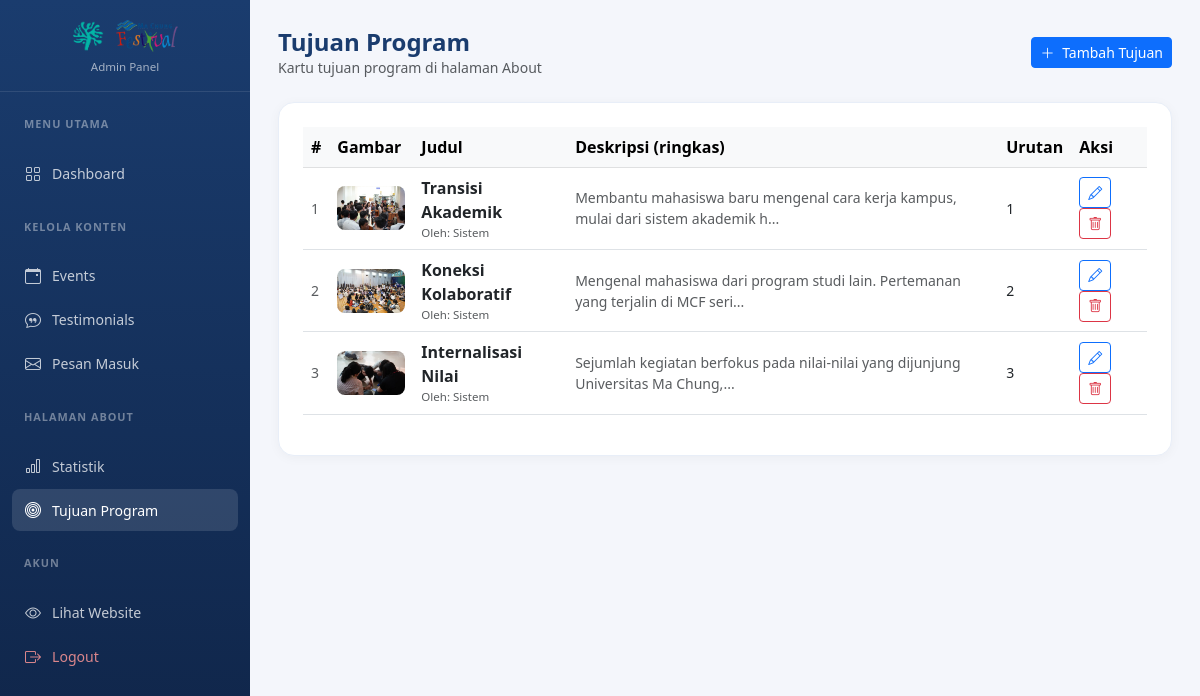
The page /admin/about_tujuan_list.php (signed in) on the database its author committed.
### tables this page shows
CREATE TABLE IF NOT EXISTS `about_tujuan` (
  `id` INT AUTO_INCREMENT PRIMARY KEY,
  `judul` VARCHAR(150) NOT NULL,
  `deskripsi` TEXT,
  `gambar` VARCHAR(255) COMMENT 'Path relatif ke file gambar, contoh: assets/images/gallery/tujuan_transisi.webp',
  `urutan` INT DEFAULT 0,
  `admin_id` INT NULL,
  `dibuat_pada` TIMESTAMP DEFAULT CURRENT_TIMESTAMP,
  CONSTRAINT `fk_tujuan_admin` FOREIGN KEY (`admin_id`) REFERENCES `admin` (`id`) ON DELETE SET NULL
);

### admin/about_tujuan_list.php (the view, shortened to what this page needs)
<?php
include '../koneksi.php';
$rows = [];
$r = mysqli_query($conn, "SELECT about_tujuan.*, admin.nama_lengkap AS nama_admin FROM about_tujuan LEFT JOIN admin ON about_tujuan.admin_id = admin.id ORDER BY about_tujuan.urutan ASC");
while ($row = mysqli_fetch_assoc($r)) { $rows[] = $row; }
?>
<!DOCTYPE html>
<html lang="id">
<head>
  <link href="https://cdn.jsdelivr.net/npm/bootstrap@5.3.0/dist/css/bootstrap.min.css" rel="stylesheet">
  <link href="https://cdn.jsdelivr.net/npm/bootstrap-icons@1.10.5/font/bootstrap-icons.css" rel="stylesheet">
</head>
<body>
<?php include 'admin_sidebar.php'; ?>
<div class="main-content">
  <div class="topbar">
    <div><h4>Tujuan Program</h4><p class="text-muted small mb-0">Kartu tujuan program di halaman About</p></div>
    <a href="about_tujuan_tambah.php" class="btn btn-primary btn-sm"><i class="bi bi-plus-lg me-1"></i> Tambah Tujuan</a>
  </div>
  <div class="table-card">
    <?php if (empty($rows)): ?>
      <div class="text-center py-5 text-muted"><i class="bi bi-bullseye" style="font-size:2.5rem;"></i><p class="mt-2">Belum ada tujuan program.</p></div>
    <?php else: ?>
      <table class="table table-hover align-middle">
        <thead class="table-light">
          <tr><th>#</th><th>Gambar</th><th>Judul</th><th>Deskripsi (ringkas)</th><th>Urutan</th><th>Aksi</th></tr>
        </thead>
        <tbody>
          <?php foreach ($rows as $i => $t): ?>
            <tr>
              <td class="text-muted small"><?= $i+1 ?></td>
              <td>
                <?php if (!empty($t['gambar'])): ?>
                  <img src="../<?= htmlspecialchars($t['gambar']) ?>" style="height:44px;width:68px;object-fit:cover;border-radius:8px;">
                <?php else: ?>
                  <div style="height:44px;width:68px;background:#eef2ff;border-radius:8px;display:flex;align-items:center;justify-content:center;color:#2d6abf;"><i class="bi bi-image"></i></div>
                <?php endif; ?>
              </td>
              <td class="fw-semibold">
                <?= htmlspecialchars($t['judul']) ?>
                <span class="d-block text-muted" style="font-size: 0.72rem; font-weight: normal;">Oleh: <?= htmlspecialchars($t['nama_admin'] ?? 'Sistem') ?></span>
              </td>
              <td class="small text-muted"><?= htmlspecialchars(mb_substr($t['deskripsi'], 0, 80)) ?>...</td>
              <td class="small"><?= (int)$t['urutan'] ?></td>
              <td>
                <a href="about_tujuan_edit.php?id=<?= $t['id'] ?>" class="btn btn-sm btn-outline-primary me-1"><i class="bi bi-pencil"></i></a>
                <a href="about_tujuan_hapus.php?id=<?= $t['id'] ?>" class="btn btn-sm btn-outline-danger"
                   onclick="return confirm('Hapus tujuan ini?')"><i class="bi bi-trash"></i></a>
              </td>
            </tr>
          <?php endforeach; ?>
        </tbody>
      </table>
    <?php endif; ?>
  </div>
</div>
</body></html>

### admin/admin_style.php (style rules this page uses)
body { font-family: 'Segoe UI', sans-serif; background: #f4f6fb; }
.main-content { margin-left: 250px; padding: 28px; }
.topbar { display: flex; justify-content: space-between; align-items: center; margin-bottom: 24px; }
.topbar h4 { font-weight: 700; color: #1a3c6e; margin: 0; }
.table-card { background: white; border-radius: 16px; padding: 24px; border: 1px solid #e8eef8; box-shadow: 0 2px 12px rgba(0,0,0,0.04); }

### rows shown on the page
about_tujuan: gambar (picture), judul "Transisi Akademik", nama_admin "Sistem", deskripsi "Membantu mahasiswa baru mengenal cara kerja kampus, mulai dari sistem akademik h", urutan "1"
about_tujuan: gambar (picture), judul "Koneksi Kolaboratif", nama_admin "Sistem", deskripsi "Mengenal mahasiswa dari program studi lain. Pertemanan yang terjalin di MCF seri", urutan "2"
about_tujuan: gambar (picture), judul "Internalisasi Nilai", nama_admin "Sistem", deskripsi "Sejumlah kegiatan berfokus pada nilai-nilai yang dijunjung Universitas Ma Chung,", urutan "3"
